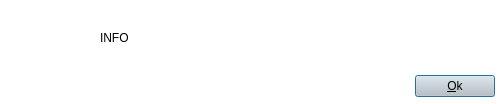
<?xml version="1.0" encoding="UTF-8"?>
<ui version="4.0">
 <class>Dialog</class>
 <widget class="QDialog" name="Dialog">
  <property name="geometry">
   <rect>
    <x>0</x>
    <y>0</y>
    <width>500</width>
    <height>104</height>
   </rect>
  </property>
  <property name="sizePolicy">
   <sizepolicy hsizetype="Fixed" vsizetype="Fixed">
    <horstretch>0</horstretch>
    <verstretch>0</verstretch>
   </sizepolicy>
  </property>
  <property name="minimumSize">
   <size>
    <width>500</width>
    <height>100</height>
   </size>
  </property>
  <property name="maximumSize">
   <size>
    <width>500</width>
    <height>104</height>
   </size>
  </property>
  <property name="contextMenuPolicy">
   <enum>Qt::NoContextMenu</enum>
  </property>
  <property name="windowTitle">
   <string>Dialog</string>
  </property>
  <property name="whatsThis">
   <string notr="true"/>
  </property>
  <property name="layoutDirection">
   <enum>Qt::LeftToRight</enum>
  </property>
  <property name="styleSheet">
   <string notr="true">background-color: rgb(255, 255, 255);</string>
  </property>
  <layout class="QHBoxLayout" name="horizontalLayout_2">
   <property name="spacing">
    <number>0</number>
   </property>
   <property name="margin">
    <number>0</number>
   </property>
   <item>
    <widget class="QLabel" name="label">
     <property name="minimumSize">
      <size>
       <width>100</width>
       <height>0</height>
      </size>
     </property>
     <property name="maximumSize">
      <size>
       <width>100</width>
       <height>16777215</height>
      </size>
     </property>
     <property name="styleSheet">
      <string notr="true">background-image: url(:/root/info72x72.png);
background-repeat:no-repeat;
background-position:center;</string>
     </property>
     <property name="text">
      <string/>
     </property>
    </widget>
   </item>
   <item>
    <layout class="QVBoxLayout" name="verticalLayout">
     <property name="spacing">
      <number>0</number>
     </property>
     <item>
      <widget class="QLabel" name="label_2">
       <property name="minimumSize">
        <size>
         <width>398</width>
         <height>65</height>
        </size>
       </property>
       <property name="maximumSize">
        <size>
         <width>398</width>
         <height>65</height>
        </size>
       </property>
       <property name="font">
        <font>
         <stylestrategy>PreferDefault</stylestrategy>
         <kerning>false</kerning>
        </font>
       </property>
       <property name="contextMenuPolicy">
        <enum>Qt::NoContextMenu</enum>
       </property>
       <property name="layoutDirection">
        <enum>Qt::LeftToRight</enum>
       </property>
       <property name="styleSheet">
        <string notr="true"/>
       </property>
       <property name="text">
        <string>INFO</string>
       </property>
       <property name="scaledContents">
        <bool>false</bool>
       </property>
       <property name="wordWrap">
        <bool>true</bool>
       </property>
      </widget>
     </item>
     <item>
      <layout class="QHBoxLayout" name="horizontalLayout">
       <property name="spacing">
        <number>0</number>
       </property>
       <item>
        <spacer name="horizontalSpacer">
         <property name="orientation">
          <enum>Qt::Horizontal</enum>
         </property>
         <property name="sizeType">
          <enum>QSizePolicy::Expanding</enum>
         </property>
         <property name="sizeHint" stdset="0">
          <size>
           <width>40</width>
           <height>10</height>
          </size>
         </property>
        </spacer>
       </item>
       <item>
        <widget class="QPushButton" name="pushButton">
         <property name="cursor">
          <cursorShape>PointingHandCursor</cursorShape>
         </property>
         <property name="styleSheet">
          <string notr="true">background-color: rgb(200, 200, 200);</string>
         </property>
         <property name="text">
          <string>&amp;Ok</string>
         </property>
         <property name="flat">
          <bool>false</bool>
         </property>
        </widget>
       </item>
       <item>
        <spacer name="horizontalSpacer_2">
         <property name="orientation">
          <enum>Qt::Horizontal</enum>
         </property>
         <property name="sizeType">
          <enum>QSizePolicy::Fixed</enum>
         </property>
         <property name="sizeHint" stdset="0">
          <size>
           <width>5</width>
           <height>10</height>
          </size>
         </property>
        </spacer>
       </item>
      </layout>
     </item>
    </layout>
   </item>
  </layout>
 </widget>
 <resources>
  <include location="ressources/r.qrc"/>
 </resources>
 <connections/>
</ui>
